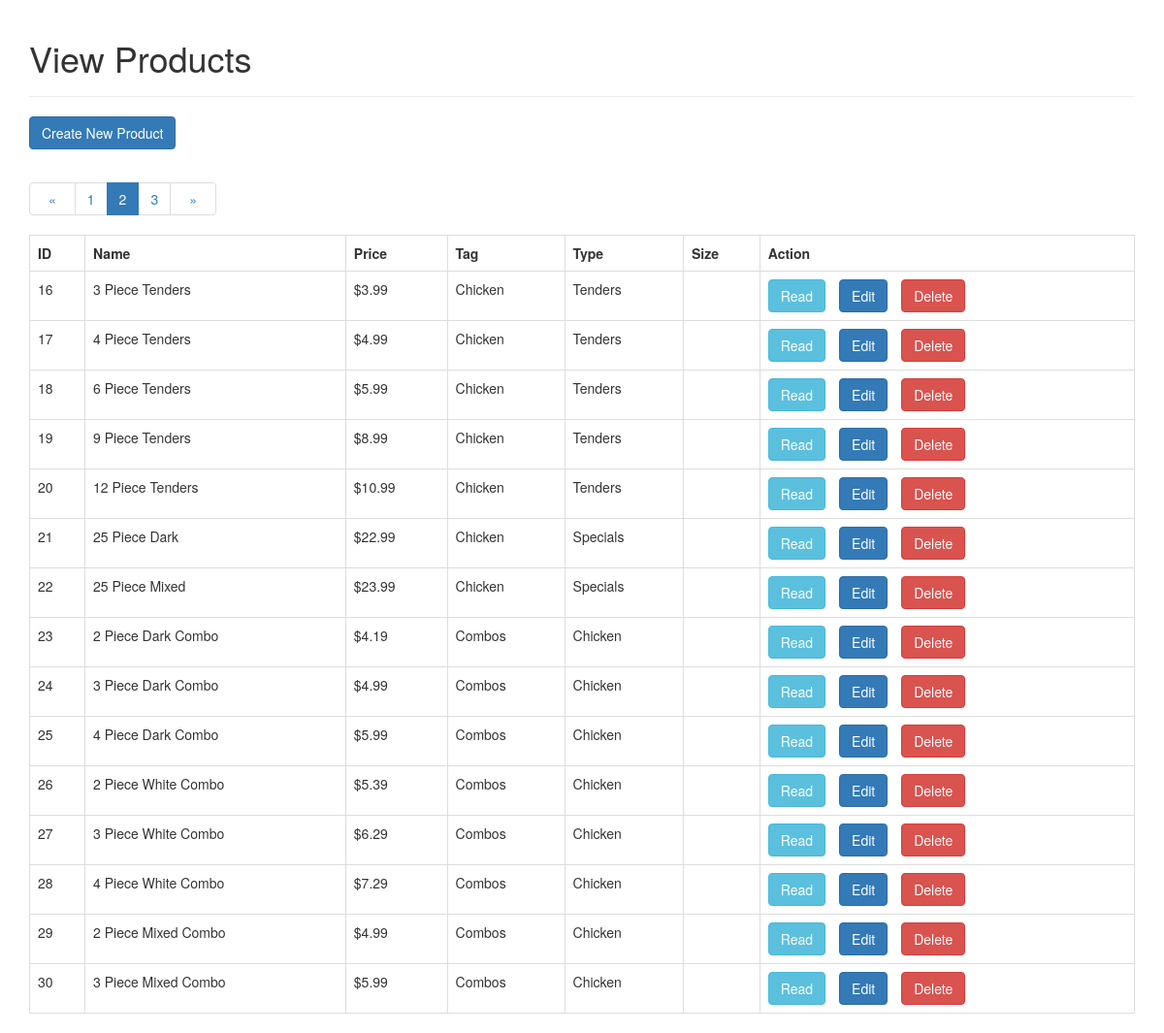
The app's page /read.php?page=2 with its own data.
### tables this page shows
CREATE TABLE `menu` (
  `id` int(255) NOT NULL,
  `foodName` text NOT NULL,
  `foodPrice` decimal(6,2) NOT NULL,
  `foodTag` text NOT NULL,
  `foodType` text NOT NULL,
  `foodSize` text NOT NULL,
  `foodImage` blob NOT NULL
);

### Database/databaseconnection.php (called while the page is built, shortened)
<?php
$page = isset($_GET['page']) ? $_GET['page'] : 1;
$records_per_page = 15;
$from_record_num = ($records_per_page * $page) - $records_per_page;

### read.php (the view, shortened to what this page needs)
<!DOCTYPE HTML>
<html>
<head>
    <link rel="stylesheet" href="libs/bootstrap-3.3.7/css/bootstrap.min.css" />
</head>
<body>
<div class="container">
    <div class="page-header">
        <h1>View Products</h1>
    </div>
    <?php
    include 'Database/databaseconnection.php';
    $query = "SELECT id, foodName, foodPrice, foodTag, foodType, foodSize FROM menu ORDER BY id ASC
      LIMIT :from_record_num, :records_per_page";
    $stmt = $con->prepare($query);
    $stmt->bindParam(":from_record_num", $from_record_num, PDO::PARAM_INT);
    $stmt->bindParam(":records_per_page", $records_per_page, PDO::PARAM_INT);
    $stmt->execute();
    $num = $stmt->rowCount();
    echo "<a href='create.php' class='btn btn-primary m-b-1em'>Create New Product</a>";
    if($num>0){
        echo "<table class='table table-hover table-responsive table-bordered'>";
        echo "<tr>";
        echo "<th>ID</th>";
        echo "<th>Name</th>";
        echo "<th>Price</th>";
        echo "<th>Tag</th>";
        echo "<th>Type</th>";
        echo "<th>Size</th>";
        echo "<th>Action</th>";
        echo "</tr>";
        while ($row = $stmt->fetch(PDO::FETCH_ASSOC)){
            extract($row);
            echo "<tr>";
            echo "<td>{$id}</td>";
            echo "<td>{$foodName}</td>";
            echo "<td>&#36;{$foodPrice}</td>";
            echo "<td>{$foodTag}</td>";
            echo "<td>{$foodType}</td>";
            echo "<td>{$foodSize}</td>";
            echo "<td>";
            echo "<a href='read_one.php?id={$id}' class='btn btn-info m-r-1em'>Read</a>";
            echo "<a href='update.php?id={$id}' class='btn btn-primary m-r-1em'>Edit</a>";
            echo "<a href='#' onclick='delete_user({$id});'  class='btn btn-danger'>Delete</a>";
            echo "</td>";
            echo "</tr>";
        }
        include_once "paging.php";
        echo "</table>";
    }
        else{
            echo "<div class='alert alert-danger'>No records found.</div>";
    }
    ?>
</div>
</body>
</html>

### read.php (style rules this page uses)
.m-r-1em { margin-right:1em; }
.m-b-1em { margin-bottom:1em; }

### records on screen
menu: id "16", foodName "3 Piece Tenders", foodPrice "3.99", foodTag "Chicken", foodType "Tenders"
menu: id "17", foodName "4 Piece Tenders", foodPrice "4.99", foodTag "Chicken", foodType "Tenders"
menu: id "18", foodName "6 Piece Tenders", foodPrice "5.99", foodTag "Chicken", foodType "Tenders"
menu: id "19", foodName "9 Piece Tenders", foodPrice "8.99", foodTag "Chicken", foodType "Tenders"
menu: id "20", foodName "12 Piece Tenders", foodPrice "10.99", foodTag "Chicken", foodType "Tenders"
menu: id "21", foodName "25 Piece Dark", foodPrice "22.99", foodTag "Chicken", foodType "Specials"
menu: id "22", foodName "25 Piece Mixed", foodPrice "23.99", foodTag "Chicken", foodType "Specials"
menu: id "23", foodName "2 Piece Dark Combo", foodPrice "4.19", foodTag "Combos", foodType "Chicken"
menu: id "24", foodName "3 Piece Dark Combo", foodPrice "4.99", foodTag "Combos", foodType "Chicken"
menu: id "25", foodName "4 Piece Dark Combo", foodPrice "5.99", foodTag "Combos", foodType "Chicken"
menu: id "26", foodName "2 Piece White Combo", foodPrice "5.39", foodTag "Combos", foodType "Chicken"
menu: id "27", foodName "3 Piece White Combo", foodPrice "6.29", foodTag "Combos", foodType "Chicken"
menu: id "28", foodName "4 Piece White Combo", foodPrice "7.29", foodTag "Combos", foodType "Chicken"
menu: id "29", foodName "2 Piece Mixed Combo", foodPrice "4.99", foodTag "Combos", foodType "Chicken"
menu: id "30", foodName "3 Piece Mixed Combo", foodPrice "5.99", foodTag "Combos", foodType "Chicken"
